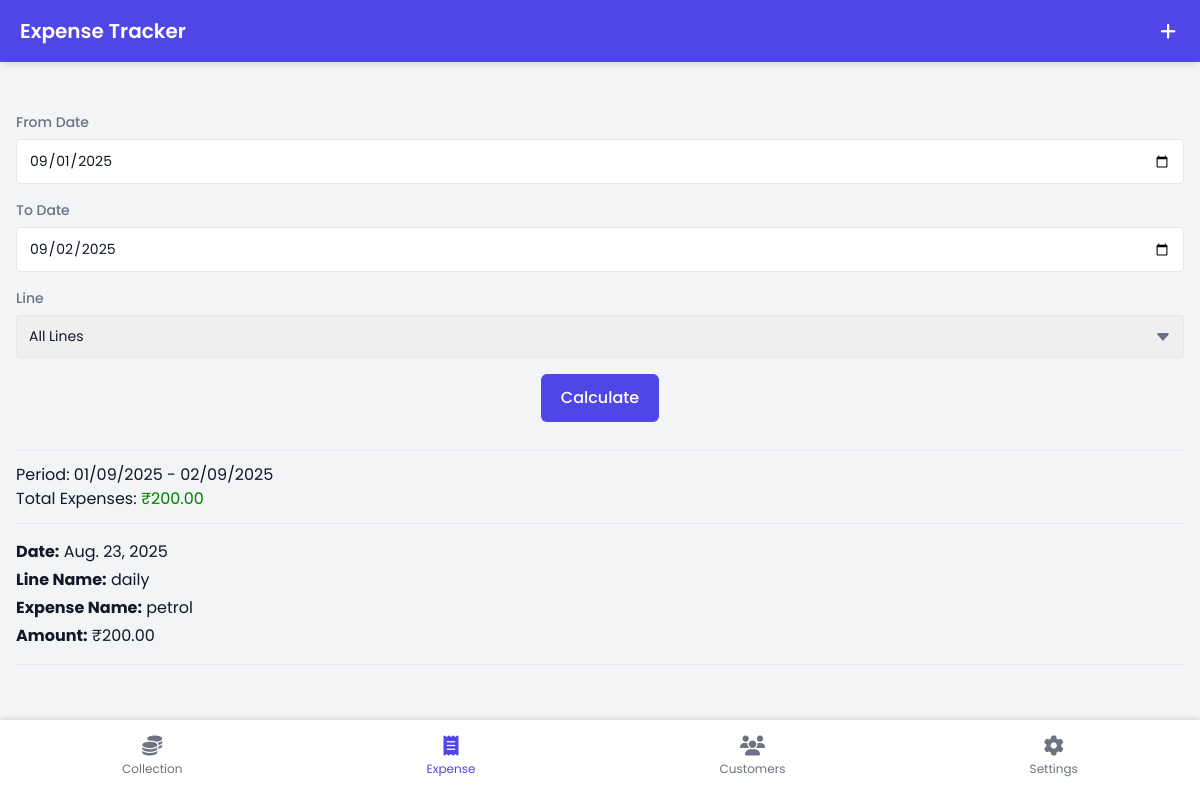
The app's page /expense_list/ (signed in) with its own data.
### apis/models.py (models this page shows, shortened)
class Expense(models.Model):
    line = models.ForeignKey(
        'Line',  # Link to the Line model
        on_delete=models.SET_NULL,
        null=True,
        blank=True,
        related_name='expenses'
    )
    name = models.CharField(max_length=100)
    amount = models.DecimalField(max_digits=10, decimal_places=2)
    date = models.DateField()
    comments = models.TextField(blank=True)
    created_by = models.ForeignKey(
        User, on_delete=models.SET_NULL, null=True, related_name='created_expenses'
    )

class Line(models.Model):
    LINE_TYPES = [
        ('Daily', 'Daily'),
        ('Weekly', 'Weekly'),
        ('Monthly', 'Monthly'),
    ]
    line_name = models.CharField(max_length=100, null=True, blank=True)
    line_type = models.CharField(max_length=20, choices=LINE_TYPES)
    interest_per_hundred = models.DecimalField(max_digits=10, decimal_places=2)
    bill_amt_per_100 = models.DecimalField(max_digits=10, decimal_places=2, null=True, blank=True)
    num_of_installments = models.PositiveIntegerField()
    bad_loan_days = models.PositiveIntegerField()
    created_by = models.ForeignKey(
        User, on_delete=models.SET_NULL, null=True, related_name='created_lines'
    )
    created_at = models.DateTimeField(default=timezone.now)
    class Meta:
        ordering = ['-created_at']

### apis/views.py (the view)
# urls.py: path('expense_list/', views.expense_list, name='expense_list'),
def expense_list(request):
    user = request.user  # currently logged-in user
    from_date = request.GET.get('from_date', '')
    to_date = request.GET.get('to_date', '')
    line = request.GET.get('line', 'all')
    today = datetime.today().date()
    first_day = today.replace(day=1)
    expenses = Expense.objects.filter(created_by=user)
    if from_date:
        from_date_obj = datetime.strptime(from_date, '%Y-%m-%d').date()
        expenses = expenses.filter(date__gte=from_date_obj)
    else:
        from_date_obj = first_day
        from_date = from_date_obj.strftime('%Y-%m-%d')
    if to_date:
        to_date_obj = datetime.strptime(to_date, '%Y-%m-%d').date()
        expenses = expenses.filter(date__lte=to_date_obj)
    else:
        to_date_obj = today
        to_date = to_date_obj.strftime('%Y-%m-%d')
    if line != 'all':
        expenses = expenses.filter(line_id=line)  # use line_id for foreign key filtering
    total = sum(expense.amount for expense in expenses)
    lines = Line.objects.filter(created_by=user)
    context = {
        'from_date': from_date,
        'to_date': to_date,
        'line': line,
        'lines': lines,  # pass user-specific lines
        'period_display': f"{from_date_obj.strftime('%d/%m/%Y')} - {to_date_obj.strftime('%d/%m/%Y')}",
        'total': total,
        'expenses': expenses,
    }
    return render(request, 'core/Expense.html', context)

### apis/templates/core/Expense.html (shortened to what this page needs)
{% extends "core/base.html" %}
{% block extra_head %}
  <header class="header">
    <div class="header-title">Expense Tracker</div>
    <div class="header-actions">
      <a href="{% url 'add_expense' %}" title="Add Expense">
        <i class="fas fa-plus"></i>
      </a>
    </div>
  </header>
  <main class="main-content">
    <div class="filter-box">
      <div class="form-group">
        <label class="form-label">From Date</label>
        <input type="date" class="form-input" id="from-date" value="{{ from_date }}">
      </div>
      <div class="form-group">
        <label class="form-label">To Date</label>
        <input type="date" class="form-input" id="to-date" value="{{ to_date }}">
      </div>
      <div class="form-group">
        <label class="form-label">Line</label>
        <select class="form-select" id="line">
          <option value="all" {% if line == 'all' %}selected{% endif %}>All Lines</option>
        </select>
      </div>
      <div class="form-group btn-container">
        <div class="btn" id="calculate-btn">Calculate</div>
      </div>
    </div>
    <div class="result-box" id="result-box">
      <p>Period: {{ period_display }}</p>
      <p>Total Expenses: <span style="color:green;">₹{{ total|floatformat:2 }}</span></p>
    </div>
    <div id="expense-container">
      {% for expense in expenses %}
      <div class="expense-card">
        <p><strong>Date:</strong> {{ expense.date }}</p>
        <p><strong>Line Name:</strong> {{ expense.line.line_name }}</p>
        <p><strong>Expense Name:</strong> {{ expense.name }}</p>
        <p><strong>Amount:</strong> ₹{{ expense.amount|floatformat:2 }}</p>
      </div>
      {% empty %}
      <div class="expense-empty">No expenses found for the selected period</div>
      {% endfor %}
    </div>
  </main>
  <nav class="nav">
    <div class="nav-items">
      <a href="{% url 'collection' %}" class="nav-item">
        <i class="fas fa-coins"></i>
        <span>Collection</span>
      </a>
      <a href="{% url 'expense_list' %}" class="nav-item active">
        <i class="fas fa-receipt"></i>
        <span>Expense</span>
      </a>
      <a href="{% url 'add_customer' %}" class="nav-item">
        <i class="fas fa-users"></i>
        <span>Customers</span>
      </a>
      <a href="{% url 'settings' %}" class="nav-item">
        <i class="fas fa-cog"></i>
        <span>Settings</span>
      </a>
    </div>
  </nav>
{% endblock %}

### apis/templates/core/base.html (style rules this page uses)
:root { --primary: #4f46e5; --primary-light: #6366f1; --secondary: #f9fafb; --text: #111827; --text-light: #6b7280; --border: #e5e7eb; --success: #10b981; --error: #ef4444; }
body { font-family: 'Poppins', sans-serif; background-color: #f3f4f6; color: var(--text); -webkit-tap-highlight-color: transparent; min-height: 100vh; display: flex; flex-direction: column; }

### apis/templates/core/Expense.html (style rules this page uses)
.header { position: fixed; top: 0; left: 0; right: 0; z-index: 50; display: flex; justify-content: space-between; align-items: center; padding: 16px 20px; background-color: var(--primary); color: white; box-shadow: 0 4px 6px -1px rgba(0, 0, 0, 0.1); }
.header-title { font-size: 20px; font-weight: 600; }
.header-actions a { color: white; font-size: 18px; padding: 4px; transition: transform 0.2s; }
.main-content { padding: 20px 16px; width: 100%; margin: 0 auto; margin-top: 80px; margin-bottom: 100px; }
.filter-box, .result-box, .expense-card, .expense-empty { background: none; border: none; box-shadow: none; border-bottom: 1px solid var(--border); border-radius: 0; padding: 12px 0; margin: 0; }
.form-group { margin-bottom: 16px; }
.form-label { display: block; font-size: 14px; font-weight: 500; margin-bottom: 6px; color: var(--text-light); }
.form-input, .form-select { width: 100%; padding: 10px 12px; border: 1px solid var(--border); border-radius: 4px; font-size: 14px; }
.form-select { appearance: none; background-repeat: no-repeat; background-position: right 12px center; background-size: 16px; }
.btn-container { text-align: center; }
.btn { display: inline-block; padding: 12px 20px; background-color: var(--primary); color: white; border-radius: 6px; font-weight: 500; cursor: pointer; text-align: center; transition: transform 0.2s; }
.expense-card p { margin: 4px 0; }
.nav { position: fixed; bottom: 0; left: 0; right: 0; background-color: white; padding: 12px 0; z-index: 40; box-shadow: 0 -2px 5px rgba(0,0,0,0.1); height: 80px; }
.nav-items { display: flex; justify-content: space-around; }
.nav-item { display: flex; flex-direction: column; align-items: center; color: var(--text-light); font-size: 12px; padding: 4px 12px; }
.nav-item i { font-size: 20px; margin-bottom: 4px; }
.nav-item.active { color: var(--primary); }

### records on screen
Expense: date "Aug. 23, 2025", line.line_name "daily", name "petrol", amount "200.00"

### other values on screen
{{ total|floatformat:2 }} "200.00"
